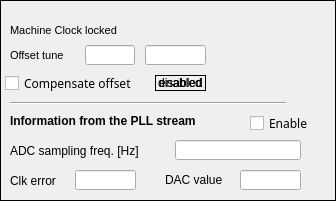
   <widget class="caFrame" name="caframe">
    <property name="geometry">
     <rect>
      <x>5</x>
      <y>15</y>
      <width>336</width>
      <height>201</height>
     </rect>
    </property>
    <property name="frameShape">
     <enum>QFrame::Box</enum>
    </property>
    <property name="frameShadow">
     <enum>QFrame::Plain</enum>
    </property>
    <property name="lineWidth">
     <number>1</number>
    </property>
    <property name="midLineWidth">
     <number>1</number>
    </property>
    <property name="background">
     <color>
      <red>0</red>
      <green>0</green>
      <blue>0</blue>
     </color>
    </property>
    <property name="backgroundMode">
     <enum>caFrame::Outline</enum>
    </property>
    <property name="styleSheet" stdset="0">
     <string notr="true"/>
    </property>
    <widget class="QLabel" name="label_19">
     <property name="geometry">
      <rect>
       <x>10</x>
       <y>20</y>
       <width>126</width>
       <height>20</height>
      </rect>
     </property>
     <property name="font">
      <font>
       <pointsize>8</pointsize>
      </font>
     </property>
     <property name="text">
      <string>Machine Clock locked</string>
     </property>
    </widget>
    <widget class="QLabel" name="label_21">
     <property name="geometry">
      <rect>
       <x>10</x>
       <y>45</y>
       <width>81</width>
       <height>20</height>
      </rect>
     </property>
     <property name="font">
      <font>
       <pointsize>8</pointsize>
      </font>
     </property>
     <property name="text">
      <string>Offset tune</string>
     </property>
    </widget>
    <widget class="Line" name="line_9">
     <property name="geometry">
      <rect>
       <x>10</x>
       <y>95</y>
       <width>276</width>
       <height>16</height>
      </rect>
     </property>
     <property name="orientation">
      <enum>Qt::Horizontal</enum>
     </property>
    </widget>
    <widget class="caLed" name="caled">
     <property name="geometry">
      <rect>
       <x>140</x>
       <y>20</y>
       <width>16</width>
       <height>16</height>
      </rect>
     </property>
     <property name="rectangular">
      <bool>false</bool>
     </property>
     <property name="linearGradient">
      <bool>false</bool>
     </property>
     <property name="scaleContents">
      <bool>true</bool>
     </property>
     <property name="channel" stdset="0">
      <string notr="true">$(DEVICE):$(MODULE):pll:locked</string>
     </property>
     <property name="falseColor">
      <color>
       <red>255</red>
       <green>0</green>
       <blue>0</blue>
      </color>
     </property>
     <property name="trueColor">
      <color>
       <red>54</red>
       <green>183</green>
       <blue>42</blue>
      </color>
     </property>
     <property name="trueValue">
      <string>true</string>
     </property>
     <property name="falseValue">
      <string>false</string>
     </property>
    </widget>
    <widget class="caToggleButton" name="catogglebutton">
     <property name="geometry">
      <rect>
       <x>5</x>
       <y>75</y>
       <width>146</width>
       <height>16</height>
      </rect>
     </property>
     <property name="font">
      <font>
       <family>Sans Serif</family>
       <pointsize>9</pointsize>
      </font>
     </property>
     <property name="text">
      <string>Compensate offset</string>
     </property>
     <property name="channel" stdset="0">
      <string notr="true">$(DEVICE):$(MODULE):pll:compensate_offset_sp</string>
     </property>
    </widget>
    <widget class="QLabel" name="label_23">
     <property name="geometry">
      <rect>
       <x>10</x>
       <y>140</y>
       <width>161</width>
       <height>21</height>
      </rect>
     </property>
     <property name="font">
      <font>
       <pointsize>9</pointsize>
      </font>
     </property>
     <property name="text">
      <string>ADC sampling freq. [Hz]</string>
     </property>
    </widget>
    <widget class="QLabel" name="label_24">
     <property name="geometry">
      <rect>
       <x>10</x>
       <y>170</y>
       <width>61</width>
       <height>21</height>
      </rect>
     </property>
     <property name="font">
      <font>
       <pointsize>9</pointsize>
      </font>
     </property>
     <property name="text">
      <string>Clk error</string>
     </property>
    </widget>
    <widget class="QLabel" name="label_25">
     <property name="geometry">
      <rect>
       <x>165</x>
       <y>170</y>
       <width>71</width>
       <height>20</height>
      </rect>
     </property>
     <property name="font">
      <font>
       <pointsize>9</pointsize>
      </font>
     </property>
     <property name="text">
      <string>DAC value</string>
     </property>
     <property name="alignment">
      <set>Qt::AlignLeading|Qt::AlignLeft|Qt::AlignVCenter</set>
     </property>
    </widget>
    <widget class="caLineEdit" name="calineedit_15">
     <property name="geometry">
      <rect>
       <x>145</x>
       <y>45</y>
       <width>61</width>
       <height>20</height>
      </rect>
     </property>
     <property name="font">
      <font>
       <family>Sans Serif</family>
       <pointsize>10</pointsize>
      </font>
     </property>
     <property name="alignment">
      <set>Qt::AlignCenter</set>
     </property>
     <property name="readOnly">
      <bool>true</bool>
     </property>
     <property name="channel" stdset="0">
      <string notr="true">$(DEVICE):$(MODULE):pll:vcxo_offset_mon</string>
     </property>
     <property name="foreground">
      <color>
       <red>0</red>
       <green>0</green>
       <blue>0</blue>
      </color>
     </property>
     <property name="background">
      <color>
       <red>255</red>
       <green>255</green>
       <blue>255</blue>
      </color>
     </property>
     <property name="colorMode">
      <enum>caLineEdit::Static</enum>
     </property>
     <property name="frameLineWidth" stdset="0">
      <number>1</number>
     </property>
     <property name="fontScaleMode" stdset="0">
      <enum>caLineEdit::WidthAndHeight</enum>
     </property>
     <property name="unitsEnabled">
      <bool>true</bool>
     </property>
    </widget>
    <widget class="caTextEntry" name="bpmid">
     <property name="geometry">
      <rect>
       <x>85</x>
       <y>45</y>
       <width>50</width>
       <height>20</height>
      </rect>
     </property>
     <property name="font">
      <font>
       <family>FreeSans</family>
       <pointsize>10</pointsize>
      </font>
     </property>
     <property name="cursorPosition">
      <number>0</number>
     </property>
     <property name="alignment">
      <set>Qt::AlignRight|Qt::AlignTrailing|Qt::AlignVCenter</set>
     </property>
     <property name="channel" stdset="0">
      <string notr="true">$(DEVICE):$(MODULE):pll:vcxo_offset_sp</string>
     </property>
     <property name="foreground">
      <color>
       <red>170</red>
       <green>0</green>
       <blue>0</blue>
      </color>
     </property>
     <property name="background">
      <color>
       <red>255</red>
       <green>255</green>
       <blue>127</blue>
      </color>
     </property>
     <property name="colorMode">
      <enum>caLineEdit::Static</enum>
     </property>
     <property name="fontScaleMode" stdset="0">
      <enum>caLineEdit::WidthAndHeight</enum>
     </property>
     <property name="styleSheet" stdset="0">
      <string notr="true">caTextEntry,caLineEdit {background-color: rgba(255, 255, 127, 255); color: rgba(170, 0, 0, 255); border-radius: 1px;} caLineEdit {border: 0px; border-style:outset; padding: 0px 0px 0px 2px; border-color: rgba(0, 0, 0, 255) rgba(0, 0, 0, 255)  rgba(0, 0, 0, 255) rgba(0, 0, 0, 255);} caTextEntry { border: 2px; padding: 0px;} caTextEntry {border-style:inset; border-color: rgba(127, 127, 63, 255) rgba(255, 255, 255, 255)  rgba(255, 255, 255, 255) rgba(127, 127, 63, 255);} caTextEntry:focus {padding: 0px; border: 2px groove rgba(255, 0, 0, 255); border-radius: 1px;} </string>
     </property>
    </widget>
    <widget class="caLineEdit" name="calineedit_17">
     <property name="geometry">
      <rect>
       <x>75</x>
       <y>170</y>
       <width>61</width>
       <height>20</height>
      </rect>
     </property>
     <property name="font">
      <font>
       <family>Sans Serif</family>
       <pointsize>10</pointsize>
      </font>
     </property>
     <property name="alignment">
      <set>Qt::AlignCenter</set>
     </property>
     <property name="readOnly">
      <bool>true</bool>
     </property>
     <property name="channel" stdset="0">
      <string notr="true">$(DEVICE):$(MODULE):pll.Err</string>
     </property>
     <property name="foreground">
      <color>
       <red>0</red>
       <green>0</green>
       <blue>0</blue>
      </color>
     </property>
     <property name="background">
      <color>
       <red>255</red>
       <green>255</green>
       <blue>255</blue>
      </color>
     </property>
     <property name="colorMode">
      <enum>caLineEdit::Static</enum>
     </property>
     <property name="frameLineWidth" stdset="0">
      <number>1</number>
     </property>
     <property name="fontScaleMode" stdset="0">
      <enum>caLineEdit::WidthAndHeight</enum>
     </property>
     <property name="unitsEnabled">
      <bool>true</bool>
     </property>
    </widget>
    <widget class="caLineEdit" name="calineedit_18">
     <property name="geometry">
      <rect>
       <x>240</x>
       <y>170</y>
       <width>61</width>
       <height>20</height>
      </rect>
     </property>
     <property name="font">
      <font>
       <family>Sans Serif</family>
       <pointsize>10</pointsize>
      </font>
     </property>
     <property name="alignment">
      <set>Qt::AlignCenter</set>
     </property>
     <property name="readOnly">
      <bool>true</bool>
     </property>
     <property name="channel" stdset="0">
      <string notr="true">$(DEVICE):$(MODULE):pll.Dac</string>
     </property>
     <property name="foreground">
      <color>
       <red>0</red>
       <green>0</green>
       <blue>0</blue>
      </color>
     </property>
     <property name="background">
      <color>
       <red>255</red>
       <green>255</green>
       <blue>255</blue>
      </color>
     </property>
     <property name="colorMode">
      <enum>caLineEdit::Static</enum>
     </property>
     <property name="frameLineWidth" stdset="0">
      <number>1</number>
     </property>
     <property name="fontScaleMode" stdset="0">
      <enum>caLineEdit::WidthAndHeight</enum>
     </property>
     <property name="unitsEnabled">
      <bool>true</bool>
     </property>
    </widget>
    <widget class="caLineEdit" name="calineedit_19">
     <property name="geometry">
      <rect>
       <x>175</x>
       <y>140</y>
       <width>126</width>
       <height>20</height>
      </rect>
     </property>
     <property name="font">
      <font>
       <family>Sans Serif</family>
       <pointsize>10</pointsize>
      </font>
     </property>
     <property name="alignment">
      <set>Qt::AlignCenter</set>
     </property>
     <property name="readOnly">
      <bool>true</bool>
     </property>
     <property name="channel" stdset="0">
      <string notr="true">$(DEVICE):$(MODULE):pll.Freq</string>
     </property>
     <property name="foreground">
      <color>
       <red>0</red>
       <green>0</green>
       <blue>0</blue>
      </color>
     </property>
     <property name="background">
      <color>
       <red>255</red>
       <green>255</green>
       <blue>255</blue>
      </color>
     </property>
     <property name="colorMode">
      <enum>caLineEdit::Static</enum>
     </property>
     <property name="frameLineWidth" stdset="0">
      <number>1</number>
     </property>
     <property name="fontScaleMode" stdset="0">
      <enum>caLineEdit::WidthAndHeight</enum>
     </property>
     <property name="unitsEnabled">
      <bool>true</bool>
     </property>
    </widget>
    <widget class="caLabel" name="calabel_8">
     <property name="geometry">
      <rect>
       <x>155</x>
       <y>75</y>
       <width>51</width>
       <height>16</height>
      </rect>
     </property>
     <property name="text">
      <string>disabled</string>
     </property>
     <property name="alignment">
      <set>Qt::AlignCenter</set>
     </property>
     <property name="background">
      <color>
       <red>254</red>
       <green>217</green>
       <blue>188</blue>
      </color>
     </property>
     <property name="frameShape">
      <enum>QFrame::Box</enum>
     </property>
     <property name="visibility">
      <enum>caLabel::IfZero</enum>
     </property>
     <property name="channel" stdset="0">
      <string notr="true">$(DEVICE):$(MODULE):pll:compensate_offset_mon</string>
     </property>
    </widget>
    <widget class="caLabel" name="calabel_7">
     <property name="geometry">
      <rect>
       <x>155</x>
       <y>75</y>
       <width>51</width>
       <height>16</height>
      </rect>
     </property>
     <property name="text">
      <string>enabled</string>
     </property>
     <property name="alignment">
      <set>Qt::AlignCenter</set>
     </property>
     <property name="background">
      <color>
       <red>170</red>
       <green>255</green>
       <blue>127</blue>
      </color>
     </property>
     <property name="frameShape">
      <enum>QFrame::Box</enum>
     </property>
     <property name="visibility">
      <enum>caLabel::IfNotZero</enum>
     </property>
     <property name="channel" stdset="0">
      <string notr="true">$(DEVICE):$(MODULE):pll:compensate_offset_mon</string>
     </property>
    </widget>
    <widget class="QLabel" name="label_26">
     <property name="geometry">
      <rect>
       <x>10</x>
       <y>110</y>
       <width>276</width>
       <height>21</height>
      </rect>
     </property>
     <property name="font">
      <font>
       <pointsize>9</pointsize>
       <weight>75</weight>
       <bold>true</bold>
      </font>
     </property>
     <property name="text">
      <string>Information from the PLL stream</string>
     </property>
    </widget>
    <widget class="caToggleButton" name="catogglebutton_2">
     <property name="geometry">
      <rect>
       <x>250</x>
       <y>115</y>
       <width>81</width>
       <height>16</height>
      </rect>
     </property>
     <property name="font">
      <font>
       <family>Sans Serif</family>
       <pointsize>9</pointsize>
      </font>
     </property>
     <property name="text">
      <string>Enable</string>
     </property>
     <property name="channel" stdset="0">
      <string notr="true">$(DEVICE):$(MODULE):pll.SCAN</string>
     </property>
     <property name="trueValue">
      <string>2</string>
     </property>
    </widget>
   </widget>
